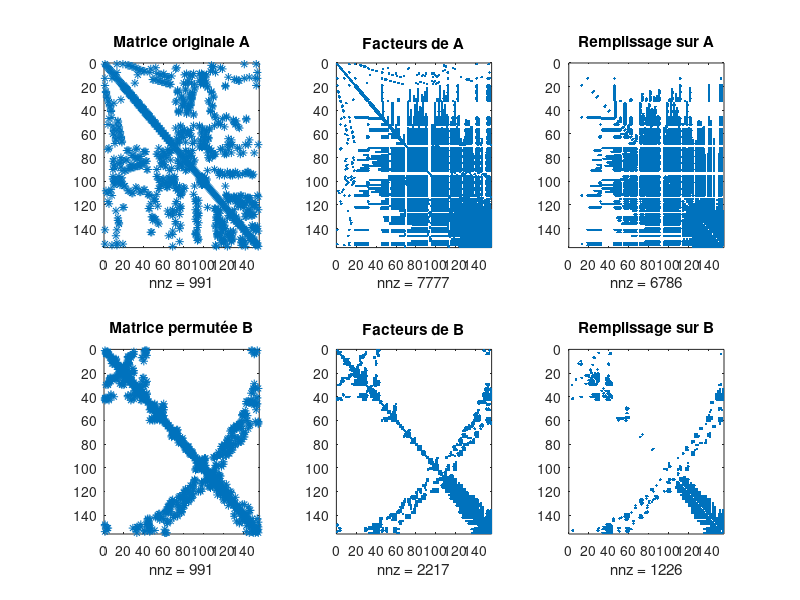

This figure's MATLAB source:
close all;  
clear all;  

%%%% On a vérifié au préalable avec issymetric(A) 
%%% que les 5 matrices ci-dessous sont symétriques
load mat0.mat;
%load mat1.mat;
%load mat2.mat;
%load mat3.mat;
%load bcsstk27.mat;  

n = size(A, 1); 

b = [1:n]';  

% resolution du systeme Ax = b
x_sol = A\b;  

% Factorisation de Cholesky
[L, flag] = chol(A, "lower");

% Vérifie si la matrice A est semi-définie positive
if flag == 0
    fprintf("A semi définie positive\n");
else
    fprintf("Attention, A n'est pas semi définie positive !\n");
end

% trace le graphique de la diag supérieure 
% de A et de L
spy(triu(A)+L);
fprintf("Nombre de non zéros de A : %4d \n", 2*nnz(A)); 
fprintf("Nombre d'opérations pour la phase de résolution : %4d \n", 4*nnz(L)-2*n);  
% resolution du systeme L*y = b
y = L\b;
% resolution du systeme L'*x1 = y
x1 = L'\y;

% Erreur normwise sur le résidu
norm(b-A*x1)/norm(b);

% Erreur normwise sur la solution
norm(x_sol - x1) / norm(x_sol);

% Visualisation de la matrice originale
subplot(2,3,1);
spy(A);
title('Matrice originale A');

% factorisation symbolique de A.
[count,h,parent,post,R] = symbfact(A);
ALU=R+R';
subplot(2,3,2);
spy(ALU);
title('Facteurs de A');
fillin=nnz(ALU)-nnz(A);

% Visualisation du fill-in
C=spones(A);
CLU=spones(ALU);
FILL=CLU-C;
subplot(2,3,3);
spy(FILL);
title('Remplissage sur A');

% Permutation de la matrice A 
% selon plusieurs schémas

P = symamd(A);
%P = symrcm(A);
%P = amd(A);
%P = colamd(A);
%P = colperm(A);
B = A(P,P);

subplot(2,3,4);
spy(B);
title('Matrice permutée B');

% factorisation symbolique de B.
[count,h,parent,post,R] = symbfact(B);
BLU=R+R';
subplot(2,3,5)
spy(BLU);
title('Facteurs de B');
fillin=nnz(BLU)-nnz(B);

% Visualisation du fill-in 
% sur la matrice permutée B.
C=spones(B);
CLU=spones(BLU);
FILL=CLU-C;
subplot(2,3,6);
spy(FILL);
title('Remplissage sur B');

% Factorisation de Cholesky de B
L = chol(B, 'lower');

y = L\b(P);
x2 = L'\y;
% permutation de  x2 pour 
% retrouver l'ordre d'origine
x2(P) = x2;

%%% Erreur normwise sur le résidu
normwise_res = norm(b-A*x2)/norm(b);

%%% Erreur normwise sur la solution
normwise_sol = norm(x_sol - x2) / norm(x_sol);


fprintf("Erreur normwise sur le résidu de la matrice permutée : %4d \n", normwise_res);  
fprintf("Erreur normwise sur la solution : %4d \n", normwise_sol);  
fprintf("Nombre d'opérations pour la phase de résolution : %4d \n", 4*nnz(L)-2*n); 
    